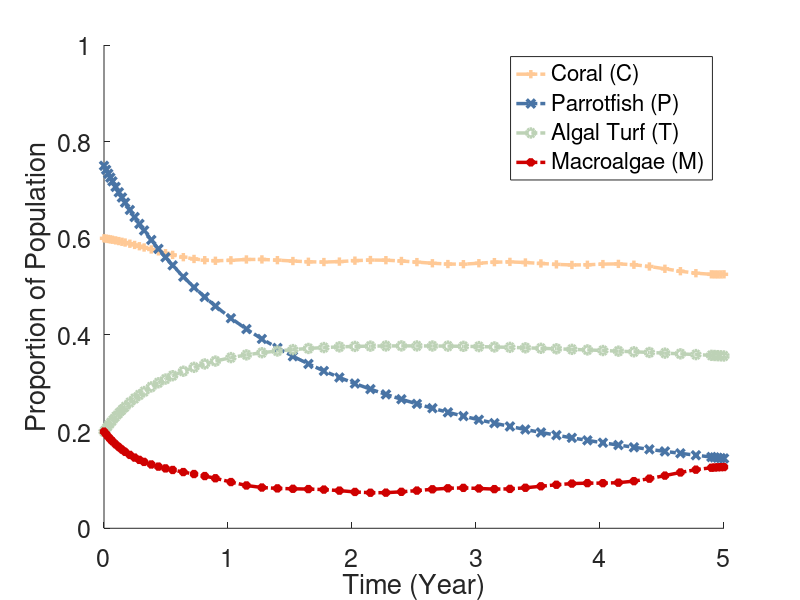
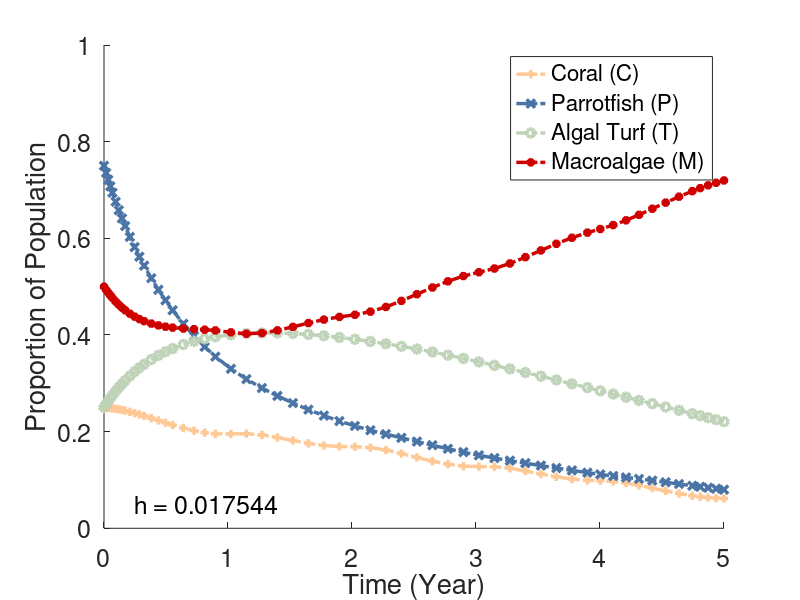

These charts were generated, in order, by the following MATLAB code: (Note: this script raises an error after producing the figures.)
% Team Coral Reefsearcher's Matlab Scripts


%--------------------------------------------------------------------------
%% Compartment - Single View - System of Differential Equations
clear; % Clears workspace
clc; % Clears Command Window

%---------------------------------------------
% Parameter Values
mu1 = 0.15; % mortality rate of coral reefs
mu2 = 0.22; % natural death rate of parrotfish
q = 0.47; % intrinsic growth rate for parrotfish
omega = 1; % %maximum grazing intensity
sigma = 0.01; % rate that parrotfish bite corals
r = 0.5; % rate that coral recruit to overgrow algal turfs
phi = 0.8; %rate that macroalgae spread vegetative over algal turfs
beta = 1; % carrying capacity

a0 = 0.99; % rate that coral is overgrown by macroalgae
h = 0.317429; %<----CONTROL VARIABLE FOR GAME THEORY

%grazing intensity 'g'
g = @(P) (omega*P)/beta;

%sin function of 
a = @(t) abs((a0*(9*sin(pi*t)+1))/(10));
%---------------------------------------------

%---------------------------------------------
% Compartment Initial Conditions
C = 3/5;
P = 3/4;
T = 1/5;
M = 1/5;
Prop_Total = C + T + M;
IC = [C, P, T, M, Prop_Total];
%---------------------------------------------

% dC/dt = rTC + sigmaPC - C(aM + d)
% dP/dt = qP(1-P/betaC) - (h + mu)P 
% dT/dt = dC + (g(P)M)/(M + T) - (rC + phiM)T
% dM/dt = aMC + phiMT - (g(P)M)/(M + T)
%
% C = y(1), P = y(2), T = y(3), M = y(4), C+T+M = y(5)
f = @(t,y) [r*y(3)*y(1) + sigma*y(2)*y(1) - y(1)*(a(t)*y(4) + mu1),
        q*y(2)*(1-(y(2)/(beta*y(1)))) - (h+mu2)*y(2), 
        mu1*y(1) +  (g(y(2))*y(4))/(y(4)+y(3)) - (r*y(1) + phi*y(4))*y(3),
        a(t) * y(4)*y(1) + phi*y(4)*y(3) - (g(y(2))*y(4))/(y(4)+y(3)),
        y(1)+y(3)+y(4)];

[t,ya] = ode45(f, [0 5], IC);

figure
hold on
plot(t, ya(:,1), '+-.', 'Color', '#FFC996', 'Linewidth', 2.5)
plot(t, ya(:,2), 'x-.', 'Color', '#4974A5', 'Linewidth', 2.5)
plot(t, ya(:,3), 'o-.', 'Color', '#BDD2B6', 'Linewidth', 2.5)
plot(t, ya(:,4), '*-.', 'Color', '#CF0000', 'Linewidth', 2.5)
%legend('Coral (C)', 'Algal Turf (T)', 'Macroalgae (M)')
set(gca, 'FontSize',18);
ylim([0 1]);
legend('Coral (C)', 'Parrotfish (P)', 'Algal Turf (T)', 'Macroalgae (M)')
%text(0.25,0.05,txt, 'FontSize', 18);
xlabel('Time (Year)')
ylabel('Proportion of Population')
%--------------------------------------------------------------------------


%--------------------------------------------------------------------------
%% Compartment - Animation View - System of Differential Equations
clear; % Clears workspace
clc; % Clears Command Window

% Parameter Values
mu1 = 0.15; % mortality rate of coral reefs
mu2 = 0.22; % natural death rate of parrotfish
q = 0.47; % intrinsic growth rate for parrotfish
omega = 1; % %maximum grazing intensity
sigma = 0.01; % rate that parrotfish bite corals
r = 0.5; % rate that coral recruit to overgrow algal turfs
phi = 0.8; %rate that macroalgae spread vegetative over algal turfs
beta = 1; % carrying capacity

a0 = 0.99; % rate that coral is overgrown by macroalgae
h = 0.1; %<----CONTROL VARIABLE FOR GAME THEORY

%grazing intensity 'g'
g = @(P) (omega*P)/beta;

%sin function of 
a = @(t) abs((a0*(9*sin(pi*t)+1))/(10));
%---------------------------------------------

%---------------------------------------------
% Compartment Initial Conditions
C = 1/4;
P = 3/4;
T = 1/4;
M = 1/2;
Prop_Total = C + T + M;
IC = [C, P, T, M, Prop_Total]; %Initial Conditions array
%---------------------------------------------

% System of Differential Equations
    f = @(t,y) [r*y(3)*y(1) + sigma*y(2)*y(1) - y(1)*(a(t)*y(4) + mu1),
       q*y(2)*(1-(y(2)/(beta*y(1)))) - (h+mu2)*y(2), 
       mu1*y(1) +  (g(y(2))*y(4))/(y(4)+y(3)) - (r*y(1) + phi*y(4))*y(3),
       a(t) * y(4)*y(1) + phi*y(4)*y(3) - (g(y(2))*y(4))/(y(4)+y(3)),
       y(1)+y(3)+y(4)];

    % Solve using ODE45
    [t,ya] = ode45(f, [0 5], IC);
    const_t = t; % constant used since t changes each time ode45 is calculated

for i = 1:length(const_t)
    h = i/length(const_t); %variable to animate

   % System of Differential Equations
    f = @(t,y) [r*y(3)*y(1) + sigma*y(2)*y(1) - y(1)*(a(t)*y(4) + mu1),
       q*y(2)*(1-(y(2)/(beta*y(1)))) - (h+mu2)*y(2), 
       mu1*y(1) +  (g(y(2))*y(4))/(y(4)+y(3)) - (r*y(1) + phi*y(4))*y(3),
       a(t) * y(4)*y(1) + phi*y(4)*y(3) - (g(y(2))*y(4))/(y(4)+y(3)),
       y(1)+y(3)+y(4)];

    % Solve using ODE45
    [t,ya] = ode45(f, [0 5], IC);

    % Plot
    txt = ['h = ' num2str(h)]; % shows value of param value at iteration

    fig = figure;
    hold on
    plot(t, ya(:,1), '+-.', 'Color', '#FFC996', 'Linewidth', 2.5)
    plot(t, ya(:,2), 'x-.', 'Color', '#4974A5', 'Linewidth', 2.5)
    plot(t, ya(:,3), 'o-.', 'Color', '#BDD2B6', 'Linewidth', 2.5)
    plot(t, ya(:,4), '*-.', 'Color', '#CF0000', 'Linewidth', 2.5)

    set(gca, 'FontSize',18); % sets axis & legend font size to 18
    ylim([0 1]); % sets y-axis limit to always be 0-1
    legend('Coral (C)','Parrotfish (P)','Algal Turf (T)','Macroalgae (M)')
    text(0.25,0.05,txt, 'FontSize', 18); % displays text on plot

    xlabel('Time (Year)')
    ylabel('Proportion of Population')

    % automatically save figure into root directory (where this .m file is
    % stored)
    fname = append('Frame-', num2str(i)); %file name of current iteration
    %saveas(fig, fname, 'png'); %save figure as .png
end
%---------------------------------------------------------------
%--------------------------------------------------------------------------


%--------------------------------------------------------------------------
%% Disease Free Equilibrium
clear; % Clears workspace
clc; % Clears Command Window

%---------------------------------------------
% Symbolic Definitions
syms C P T M mu1 mu2 q omega sigma beta r h phi g a t
% g = g(P), a = a(t)

g = @(P) (omega*P)/beta; %grazing intensity 'g'

%a = @(t) abs((0.9*(9*sin(pi*t)+1))/(10)); %sin function of a(t)
%---------------------------------------------

M_0 = 0;

dTdt = mu1*C + (g(P)*M_0)/(M_0+T) - T*(r*C + phi*M_0);
T_0 = solve(dTdt == 0, T);

C_0 = 1 - T_0;

dPdt = q*P*(1-(P/(beta*C))) - P*(h+mu2);
P_0 = solve(dPdt == 0, P);
P_0 = subs(P_0, C, C_0);
%--------------------------------------------------------------------------


%--------------------------------------------------------------------------
%% R0
%Note: RUN 'DISEASE FREE EQUILIBRIUM' SECTION FIRST

%script F
sF = [a*C*M + phi*T*M];
F = jacobian(sF, [M]); % jacobian matrix
F = subs(F, T, T_0); 

%script V
sV = [(g(P)*M)/(M+T)];
V = jacobian(sV, [M]);
V = subs(V, M, M_0);

%eigenvalues of F*V^-1
eigens = eig(F * inv(V));

% basic reproduction number
R0 = eigens(1);
R0 = subs(R0, T, T_0);
R0 = subs(R0, C, C_0);
R0 = subs(R0, P, P_0(2));
%--------------------------------------------------------------------------


%--------------------------------------------------------------------------
%% Herd Immunity
% Note: MUST RUN 'DISEASE FREE EQUILIBRIUM' & 'R0' SECTION FIRST
param_array = [mu1, mu2, q, omega, sigma, r, beta, a, phi]; %when a0 =
% 0.99
param_values = [0.15, 0.22, 0.9, 1, 0.01, 0.5, 1, 0.5, 0.8]; %a(t) = 0.5

hi_equation = R0;
hi_value = solve(R0 == 1, h);

for i = 1:length(param_array)
    hi_equation = subs(hi_equation, param_array(i), param_values(i));
    hi_value = subs(hi_value, param_array(i), param_values(i));
end

hi_point = [double(hi_value), 1];

h_var = 0:0.001:1;

figure
hold on
fplot(hi_equation, [0 1])
plot(hi_point(1), hi_point(2), 'o')
plot([hi_point(1), hi_point(1)], [0, hi_point(2)], 'r-')
plot([0, hi_point(1)], [hi_point(2), hi_point(2)], 'r-')
xlim([0 1]);
ylim([0 2]);

set(gca, 'FontSize',18);
title('Herd Immunity');
xlabel('h')
ylabel('R_0')
%--------------------------------------------------------------------------


%--------------------------------------------------------------------------
%% Sensitivity Analysis
% Note: MUST RUN 'DISEASE FREE EQUILIBRIUM' & 'R0' SECTION FIRST

param_array = [mu1, mu2, q, omega, sigma, r, phi, beta, h, a];
param_values = [0.15, 0.22, 0.47, 1, 0.01, 0.5, 0.8, 1, 0.1, 0.5];
sens_analysis = [];

for i = 1:length(param_array)
    R0_diff = diff(R0, param_array(i));
    %sens_analysis = cat(1, sens_analysis, diff(R0, param_array(i)));
    for j = 1:length(param_array)
        R0_diff = subs(R0_diff, param_array(j), param_values(j));
    end
    sens_analysis = cat(1, sens_analysis, double(R0_diff));
    %subs_ans = cat(1, subs_ans, [param_array(i) double(R0_diff)]);
end 
%--------------------------------------------------------------------------


%--------------------------------------------------------------------------
%% Endemic Equilibrium
%clear; % Clears workspace
%clc; % Clears Command Window

%---------------------------------------------
% Symbolic Definitions
syms C P T M mu1 mu2 q omega sigma beta r h phi g a t
% g = g(P), a = a(t)

g = @(P) (omega*P)/beta; %grazing intensity 'g'

% a = @(t) abs((0.9*(9*sin(pi*t)+1))/(10)); %sin function of a(t)
%---------------------------------------------

%---------------------------------------------
% Equation
T_E = (mu1 + a*M)/r;

C_E = 1 - (T+M);
C_E = subs(C_E, T, T_E)

P_E = (beta*C*(q-(h+mu2)))/q;
P_E = subs(P_E, C, C_E)

M_E = (omega*P)/(beta*(a*C+phi*T))-T - M;
M_E = subs(M_E, P, P_E);
M_E = subs(M_E, C, C_E);
M_E = subs(M_E, T, T_E);
M_E_equation = solve(M_E == 0, M)
%---------------------------------------------

%---------------------------------------------
% Calculates M_E Value by substitution
param_array = [mu1, mu2, q, omega, sigma, r, phi, beta, h, a];
param_values = [0.15, 0.22, 0.47, 1, 0.01, 0.5, 0.8, 1, 0.1, 0.5];

M_E_Value = M_E_equation;

for i = 1:length(param_array)
    M_E_Value = subs(M_E_Value, param_array(i), param_values(i));
end

disp(M_E_Value)
%--------------------------------------------------------------------------


%--------------------------------------------------------------------------
%% Game Theory
syms K h_pop O

E_equation = -K - (g(P)*(1-h)*M)/(M + T)
E_equation = subs(E_equation, P, P_E)
E_equaiton = subs(E_equation, T, T_E)
E_equation = subs(E_equation, M, M_E_equation(1))
%E_equation = subs(E_equation, h, h_pop);

% temp = E_F - E_NF;
% nash_equilibrium = solve(temp == 0, h)

temp = diff(diff(E_equation, h), h)
% temp = diff(temp, h)
temp1 = temp;
temp1 = subs(temp1, T, T_E);
temp1 = subs(temp1, M, M_E_equation(1));

param_array = [mu1, mu2, q, omega, sigma, r, phi, beta, h, a];
param_values = [0.15, 0.22, 0.47, 1, 0.01, 0.5, 0.8, 1, 0.1, 0.5];

for i = 1:length(param_array)
    temp1 = subs(temp1, param_array(i), param_values(i));
end

%temp1 = subs(temp1, M, M_E_Value(1));

lol = K -(g(P)*M)/(M+T);
lol = subs(lol, P, P_E)
lol = subs(lol, T, T_E)
lol = subs(lol, M, M_E_equation(2))

lol = solve(lol == 0, h);

param_array = [mu1, mu2, q, omega, sigma, r, phi, beta, h, a];
param_values = [0.15, 0.22, 0.47, 1, 0.01, 0.5, 0.8, 1, 0.1, 0.5];

for i = 1:length(param_array)
    lol = subs(lol, param_array(i), param_values(i));
end

fplot(lol);
xlim([0 1]);
ylim([0 1]);
